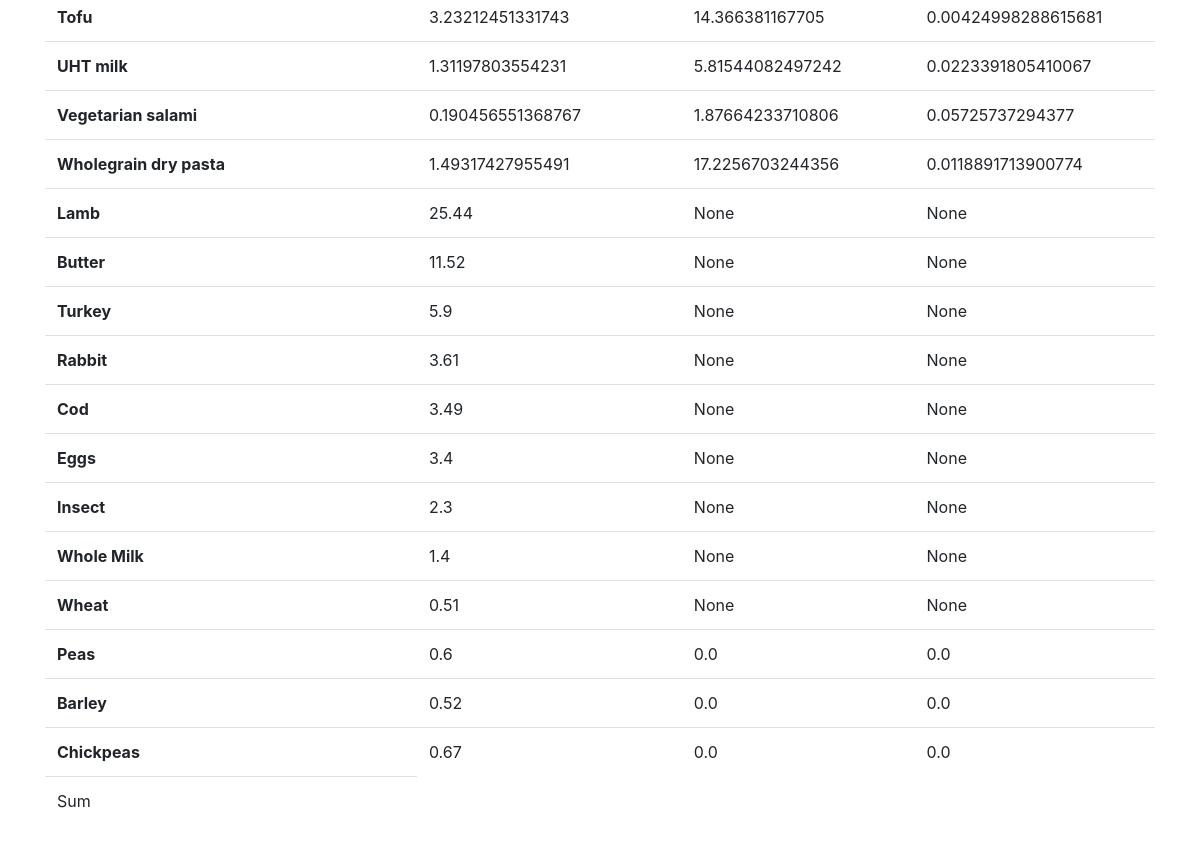
Before: /overview (lower part) with the older database file.
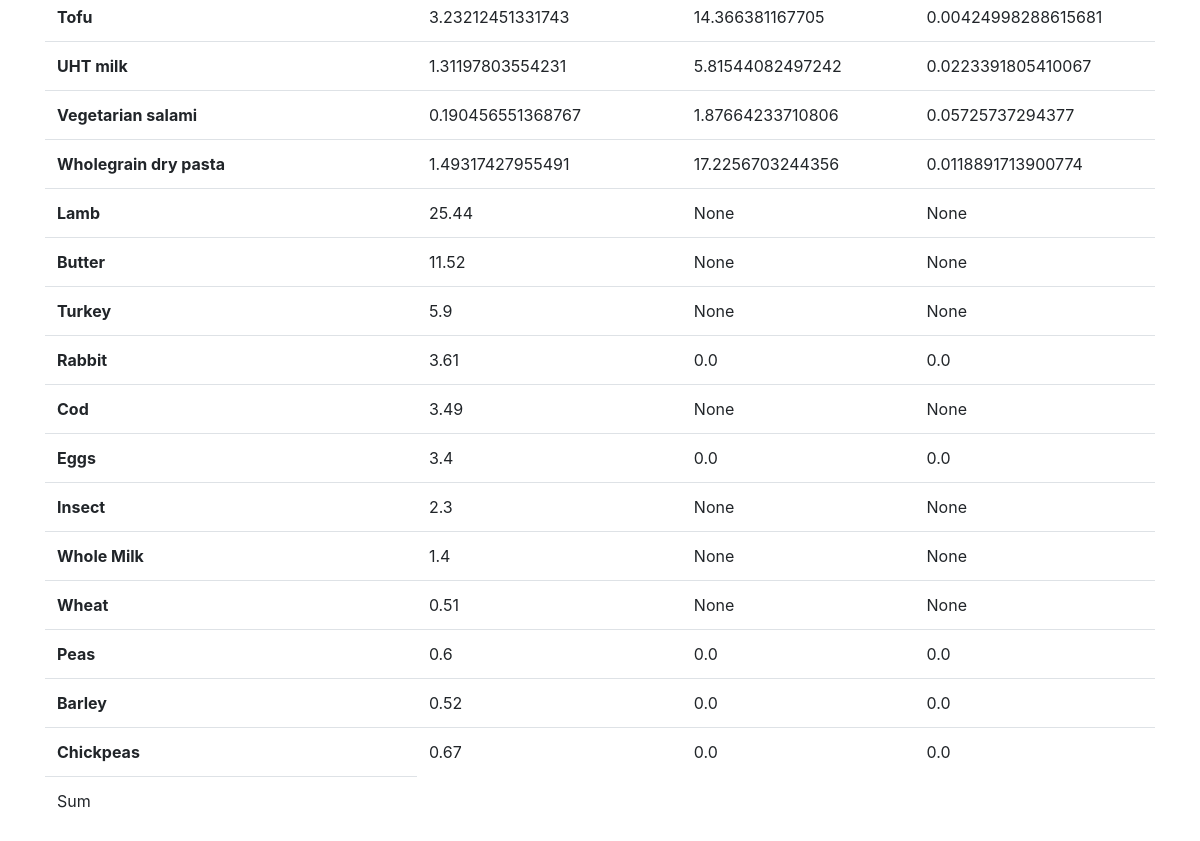
After: the same page with the newer database file.
### main.py (models this page shows, shortened)
class ReferenceValues(db.Model):
  id = db.Column('entry_id', db.Integer, primary_key = True)
  category = db.Column(db.String(100))
  globalWarmingPotential = db.Column(db.Float)
  energyConsumption = db.Column(db.Float)
  waterUsage = db.Column(db.Float)

### main.py (the view)
@app.route('/overview')
def overview():
  purch = ReferenceValues.query.all()
  units = ['kg of CO2', 'MJ', 'm^3']
  return render_template('overview.html', purchases = purch, ref_units = units)

### templates/overview.html (shortened to what this page needs)
{% extends 'layout.html' %}
{% block body %}
<table class="table">
	<tbody>
		{% for purchase in purchases %}
		<tr>
			<th scope="row">{{ purchase.category }}</th>
			<td>{{ purchase.globalWarmingPotential }}</td>
			<td>{{ purchase.energyConsumption }}</td>
			<td>{{ purchase.waterUsage }}</td>
		</tr>
		{% endfor %}
	</tbody>
	<tfoot>
		<tr>
			<td>Sum</td>
		</tr>
	</tfoot>
</table>
{% endblock %}

Changed rows visible on the page:
changed ReferenceValues "Rabbit": energyConsumption "None" → "0.0"; waterUsage "None" → "0.0"
changed ReferenceValues "Eggs": energyConsumption "None" → "0.0"; waterUsage "None" → "0.0"
